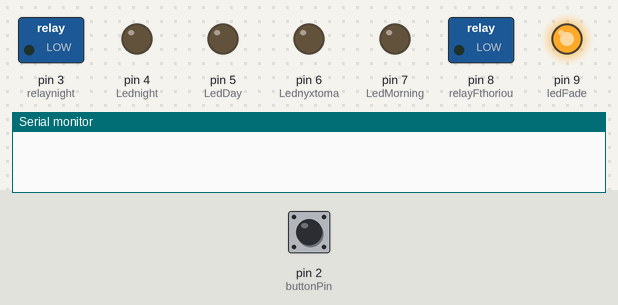
A sketch run on a simulated Arduino Uno, built with avr-gcc and run on an emulated ATmega328P. On the bench: switched loads named in the sketch (green lamp = pin HIGH), output pins drawn as LEDs (lit = HIGH), the last lines printed to the serial monitor. Inputs (shaded band) come from the test bench; at power-on: pin 2 (buttonPin) LOW.

Above: at 0.1 s.
At 39.3 s:
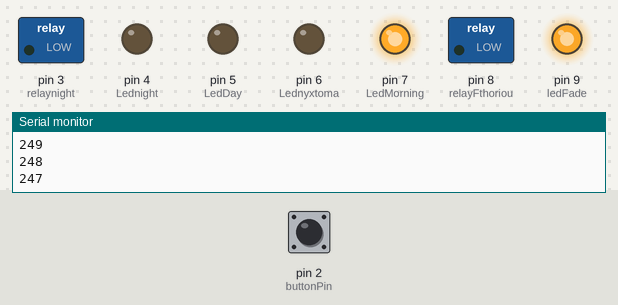
Timing chart, 0 to 40.0 s (numbered marks = the images above):
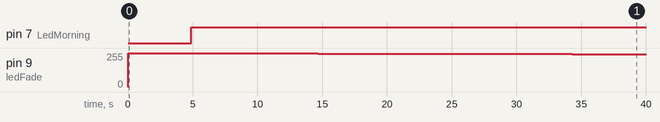

Measured:
- by itself, pin 7 (LedMorning): LOW → HIGH at 4.9 s
- by itself, pin 9 (ledFade): 0/255 → 254/255 at 0.00 s, → 253/255 4.9 s later, → 252/255 4.9 s later, → 251/255 4.9 s later, … (9 changes in this stretch)

The sketch:

code.ino
```cpp
//                     https://alfadex.com/2015/03/bird-timer-switch-v-2/

const byte ledFade = 9;                   // pin για ρύθμηση φωτεινότητας λάμπας πυρακτώσεως
const byte buttonPin = 2;                 // εντολή απο το μετρητή - ρολοι
int val = 0;                              // variable for reading the pin status
static unsigned int count;                // variable for fading
const byte relayFthoriou = 8;             // ρελές για λαμπα φθορίου
const byte relaynight = 3;                // ρελές για λαμπα μεσάνυχτα
const byte LedMorning = 7;                // led πρωινο
const byte LedDay = 5;                    // led ημέρας για λαμπα φθορίου
const byte Lednyxtoma = 6;                // led όταν βραδιαζει
const byte Lednight = 4;                  // led για μεσάνυχτα
int buttonState = 0;
int timer;

int kshmeroma() {                         // εδω ξεκινάει να αναβει η λάμπα πυρακτώσεως για κάποια λετπά
  digitalWrite(relaynight, LOW);          // σβήνει το relay για τη λάμπα νυκτός
  while (count > 2) {                     // ξεκινάει απο το 255(σβηστή)έως το 2 που είναι τερμα αναμένη
    count--;
    analogWrite(ledFade,        count);
    delay(4900);                          //καθε step απο τα 250,έχει 4,9sec καθυστέρηση 4,9x250=1225sec / 60 = 20.4 λεπτά
    Serial.println(count);
    digitalWrite(LedMorning,    HIGH);    // ανάβει το led morning
    digitalWrite(LedDay,        LOW);     // σβήνει το led day
    digitalWrite(Lednyxtoma,    LOW);     // σβήνει το led nightfall
    digitalWrite(Lednight,      LOW);     // σβήνει το led night
  }
  //εδω έχει περάσει ο χρόνος σβησίματος, οπότε σβήνει η πυρακτώσεως και ανάβει η φθορίου
  analogWrite(ledFade,        255);       // εδώ κρατάω τέρμα σβηστή τη λάμπα πυρακτώσεως
  digitalWrite(LedMorning,    LOW);       // σβήνει το led morning
  digitalWrite(LedDay,        HIGH);      // ανάβει το led day
  digitalWrite(Lednyxtoma,    LOW);       // σβήνει το led nightfall
  digitalWrite(Lednight,      LOW);       // σβήνει το led night
  digitalWrite(relayFthoriou, HIGH);      // ενεργοποιείται το ρελε για τη λαμπα φθορίου
}

int nyxtoma() {                           // εδω ξεκιναει να σβήνει η πυρακτώσεως για καποια λεπτά.Η count είναι 1
  while ( count < 254) {                  // ξεκινάει απο το 1(τέρμα αναμένη) έως το 253 που είναι σβηστή
    count++;
    analogWrite(ledFade,        count);
    delay(4900);                          //καθε step απο τα 250,έχει 4,9sec καθυστέρηση 4,9x250=1225sec / 60 = 20.4 λεπτά
    digitalWrite(relayFthoriou, LOW);     // σβήνει το ρελε για τη λαμπα φθορίου
    digitalWrite(LedDay,        LOW);     // σβήνει το led day
    digitalWrite(Lednyxtoma,    HIGH);    // ανάβει το led nightfall
    Serial.println(count);
  }
  //εδω έχει περάσει ο χρόνος σβησίματος, οπότε σβήνει η πυρακτώσεως και ανάβει το φως νυκτός
  analogWrite(ledFade,          255);     // εδώ κρατάω τέρμα σβηστή τη λάμπα πυρακτώσεως
  digitalWrite(LedMorning,      LOW);     // σβήνει το led morning
  digitalWrite(LedDay,          LOW);     // σβήνει το led day
  digitalWrite(Lednyxtoma,      LOW);     // σβήνει το led nightfall
  digitalWrite(Lednight,        HIGH);    // ανάβει το led night
  digitalWrite(relaynight,      HIGH);    // ενεργοποιείται το ρελε για λάμπα νυκτός
}

void setup() {

  count = 255;                            // μεταβλητή για πυρακτώσεως. 255=σβηστή  0=αναμένη
  Serial.begin(9600);
  pinMode(buttonPin, INPUT);              // διακόπτης απο timer.Όταν ανάβει το led του timer, έχω buttonStatelow αλλιώς high
  pinMode(ledFade, OUTPUT);               // έξοδος που ρυθμήζεις την ένταση της πυρακτώσεως αλλάζοντας τη count
  pinMode(LedMorning, OUTPUT);            // led για ειδοποίηση λάμπας πυρακτώσεως  (morning)
  pinMode(LedDay, OUTPUT);                // led για ειδοποίηση λαμπας φθορίου      (day)
  pinMode(Lednyxtoma, OUTPUT);            // led για ειδοποιήση λάμπας φθορίου      (nightfall)
  pinMode(Lednight, OUTPUT);              // led για ειδοποιήση λάμπας νυκτός       (night)
  pinMode(relayFthoriou, OUTPUT);         // ρελές για να ανάψει η λάμπα φθορίου
  pinMode(relaynight, OUTPUT);            // ρελές για να ανάψει το λαμπάκι νυκτός

                                          // αρχικοποίηση όλα σε LOW
  digitalWrite(ledFade, LOW);
  digitalWrite(relayFthoriou, LOW);
  digitalWrite(relaynight, LOW);
  digitalWrite(LedMorning, LOW);
  digitalWrite(Lednyxtoma, LOW);
  digitalWrite(LedDay, LOW);
  analogWrite(ledFade, count);
}

void  loop() {
  buttonState = digitalRead(buttonPin);
  //  if (buttonState != lastButtonState) {

  if (buttonState == HIGH) {
    nyxtoma();
    //Serial.println("buttonStatehigh");
  } else {
    //Serial.println("buttonStatelow");
    kshmeroma();
  }
}
```
